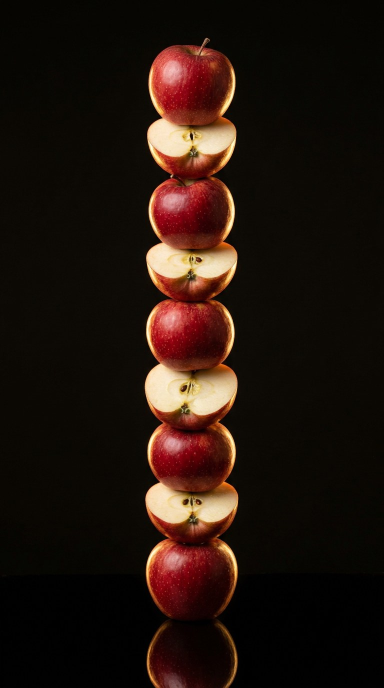
#> input picture production-toolkit/food_library/apple.jpg, 768 x 1376 px, given in place of logo_badge.png, which was not available (shown at 1/2 size)
$ python fuel_chart.py
#> lines starting #> are read from the running program, lines starting #| are printed output that depends on the picture; after the words box and inside, x2 and y2 are one past the last pixel; in counts of white or black regions, pixels touching at a corner belong together; pictures that were not available may be replaced by others from this repository, and a replacement may not be noted
### production-toolkit/mfm.py
"""Shared MFM slide helpers (rebuilt)."""
import os
from PIL import Image, ImageDraw, ImageFont, ImageFilter
KIT = os.path.dirname(os.path.abspath(__file__)) + "/"

W, H = 1080, 1350
HALF = H // 2
GOLD = (224, 160, 58)
DGOLD = (186, 117, 23)
WHITE = (255, 255, 255)
F = KIT + "fonts/"
LOGO = Image.open(KIT + "logo_badge.png").convert("RGBA")
MARK = Image.open(KIT + "logo_mark.png").convert("RGBA")
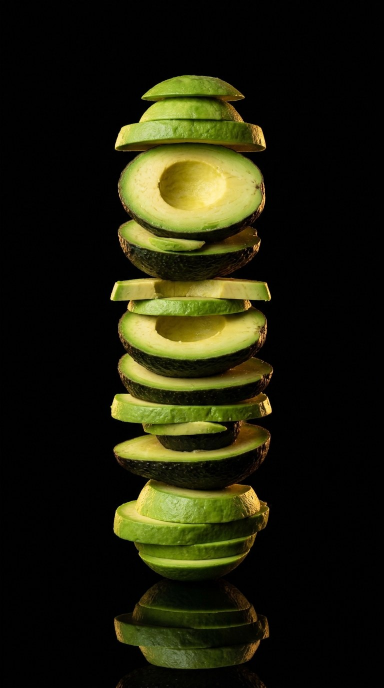
#> input picture production-toolkit/food_library/avocado.jpg, 768 x 1376 px, given in place of logo_mark.png, which was not available (shown at 1/2 size)
END = KIT + "MFM-Follow-End-Card.png"

_RW = {"Regular": 400, "Medium": 500, "Bold": 700, "ExtraBold": 800}

def anton(s): return ImageFont.truetype(F + "Anton.woff", s)
def raleway(s, w="Regular"): return ImageFont.truetype(F + f"Raleway-{_RW.get(w, 400)}.woff", s)
def comic(s): return ImageFont.truetype(F + "ComicNeue-700.woff", s)

# [32 lines left out: functions cover_fit, wrap, pill, logo, mark, not called in this run]

def full(img):
    c = Image.new("RGBA", (W, H), (0, 0, 0, 255))
    c.paste(cover_fit(Image.open(img).convert("RGB"), W, H), (0, 0)); return c

# [23 lines left out: function bubble, not called in this run]

### production-toolkit/fuel_chart.py
import os, sys, json, shutil, subprocess, numpy as np
from PIL import Image, ImageDraw, ImageFilter
from mfm import anton, raleway, logo, pill, W, H, WHITE, GOLD, DGOLD, END
KIT=os.path.dirname(os.path.abspath(__file__))+"/"; K=KIT+"food_library/"; OUT=os.environ.get("OUT","out/MFM-The-Fuel-Chart/"); os.makedirs(OUT,exist_ok=True)
GREY=(160,160,160); LG=(255,214,130)
import functools
@functools.lru_cache(maxsize=None)
def column(name,maxw=124,maxh=560):
    im=Image.open(K+name+".jpg").convert("RGB"); a=np.asarray(im).astype(int)
    lum=a.max(axis=2); h=a.shape[0]
    # food = bright rows in upper ~78% (exclude the reflection under it)
    mask=lum>60; z=mask[:int(h*0.80)]; rows=np.where(z.sum(axis=1)>a.shape[1]*0.06)[0]
    cols=np.where(z[rows.min():rows.max()+1].sum(axis=0)>(rows.max()-rows.min())*0.08)[0]
    y0,y1=rows.min(),rows.max(); x0,x1=cols.min(),cols.max()
    # find base: last row in food zone with substantial width
    crop=im.crop((max(0,x0-6),y0,min(im.width,x1+6),y1+2))
    r=min(maxw/crop.width,500/crop.height); crop=crop.resize((max(1,int(crop.width*r)),max(1,int(crop.height*r))),Image.LANCZOS)
    m=Image.fromarray((np.clip((np.asarray(crop).max(axis=2).astype(float)-18)*6,0,255)).astype(np.uint8)).filter(ImageFilter.GaussianBlur(1.2))
    return crop,m
def bg():
    c=Image.new("RGB",(W,H),(6,6,6)); g=Image.new("L",(W,H),0); d=ImageDraw.Draw(g)
    d.ellipse([-200,520,W+200,1500],fill=110); g=g.filter(ImageFilter.GaussianBlur(160))
    glow=Image.new("RGB",(W,H),(70,46,10)); c=Image.composite(glow,c,g)
    d=ImageDraw.Draw(c); d.rectangle([0,1138,W,H],fill=(10,9,8))
    return c.convert("RGBA")
def ctext(d,t,y,f,col,cx=W/2,stroke=0):
    tw=d.textlength(t,font=f); d.text((cx-tw/2,y),t,font=f,fill=col,stroke_width=stroke,stroke_fill=(0,0,0)); return tw
def fit(d,t,size,maxw,font=anton):
    f=font(size)
    while d.textlength(t,font=f)>maxw: size-=2; f=font(size)
    return f
BASE=1130
def chart(spec,i,n,prog=1.0,save=True):
    c=bg(); d=ImageDraw.Draw(c)
    t1,t2=spec["title"]; ctext(d,t1,150,fit(d,t1,104,1000),WHITE); ctext(d,t2,262,fit(d,t2,104,1000),GOLD)
    ctext(d,spec["sub"],384,fit(d,spec["sub"],32,1000,lambda s:raleway(s,"Bold")),(230,230,230))
    f=raleway(22,"ExtraBold"); bt=spec["basis"].upper();
    # letter-spaced basis line
    tw=sum(d.textlength(ch,font=f)+2 for ch in bt); x=(W-tw)/2
    for ch in bt: d.text((x,432),ch,font=f,fill=GREY); x+=d.textlength(ch,font=f)+2
    items=spec["items"]; k=len(items); cw=W/k
    for j,(img,val,small,label) in enumerate(items):
        cx=cw*j+cw/2
        p=min(max((prog*k*1.0-j*0.55)/1.2,0),1) if prog<1 else 1.0
        e=1-(1-p)**3
        col,m=column(img,int(cw-10))
        hgt=col.height; top=BASE-hgt
        if e>0:
            vis=int(hgt*e)
            if vis>2:
                cc=col.crop((0,hgt-vis,col.width,hgt)); mm=m.crop((0,hgt-vis,col.width,hgt))
                c.paste(cc,(int(cx-col.width/2),BASE-vis),mm)
                rf=col.transpose(Image.FLIP_TOP_BOTTOM).crop((0,0,col.width,min(70,hgt)))
                fade=Image.linear_gradient("L").resize((col.width,rf.height)).point(lambda v:int((255-v)*0.35))
                rm=Image.fromarray((np.asarray(m.transpose(Image.FLIP_TOP_BOTTOM).crop((0,0,col.width,rf.height))).astype(float)*np.asarray(fade)/255).astype(np.uint8))
                if e>0.9: c.paste(rf,(int(cx-col.width/2),BASE+2),rm)
        d=ImageDraw.Draw(c)
        # number + leader line
        numtxt=val if e>=1 else spec.get("fmt",lambda v,e:v)(val,e)
        fv=fit(d,val,50,cw-8); ctext(d,numtxt,478,fv,GOLD,cx)
        fs=raleway(19,"Bold"); ctext(d,small,538,fit(d,small,19,cw-6,lambda s:raleway(s,"Bold")),(210,210,210),cx)
        ly1=top-14 if e>=1 else BASE-int(hgt*e)-14
        d.line([(cx,568),(cx,max(570,ly1))],fill=(150,105,30),width=2); d.ellipse([cx-4,max(570,ly1)-4,cx+4,max(570,ly1)+4],fill=GOLD)
        fl=raleway(21,"ExtraBold"); words=label.upper().split(); lines=[]; cur=""
        for w in words:
            tt=(cur+" "+w).strip()
            if d.textlength(tt,font=fl)<=cw-8: cur=tt
            else: lines.append(cur); cur=w
        lines.append(cur); lines=[l for l in lines if l]
        for li,l in enumerate(lines[:2]): ctext(d,l,1212+li*26,fit(d,l,21,cw-6,lambda s:raleway(s,"ExtraBold")),WHITE,cx)
    ctext(d,spec["src"],1300,raleway(21,"Bold"),GREY)
    logo(c,90,24,18); pill(c,f"{i}/{n}")
    if save: c.convert("RGB").save(f"{OUT}{i:02d}.png")
    return c.convert("RGB")
S=[
 dict(title=("THE MOST PROTEIN","PER BITE"),sub="More protein for every calorie you spend.",basis="grams protein per 100 g cooked · calories",src="Source: USDA FoodData Central",
  items=[("chicken","31g","165 cal","Chicken breast"),("turkey","30g","136 cal","Turkey breast"),("beef","29g","209 cal","Lean beef 93/7"),("shrimp","24g","99 cal","Shrimp"),
         ("tuna","19g","86 cal","Tuna (canned)"),("eggs","13g","155 cal","Eggs"),("gyogurt","10g","59 cal","Greek yogurt"),("cottage","10g","81 cal","Cottage cheese")]),
 dict(title=("CARBS RANKED","BY FIBER"),sub="Same carbs. More fiber keeps you full longer.",basis="fiber per 100 g cooked · carbs · calories",src="Source: USDA FoodData Central",
  items=[("bbeans","8.7g","24g carbs","Black beans"),("sweetpot","3.3g","21g carbs","Sweet potato"),("quinoa","2.8g","21g carbs","Quinoa"),("banana","2.6g","23g carbs","Banana"),
         ("potato","2.2g","21g carbs","Potato (skin on)"),("oatmeal","1.7g","12g carbs","Oatmeal"),("brice","1.6g","26g carbs","Brown rice"),("wrice","0.4g","28g carbs","White rice")]),
 dict(title=("THE MOST FILLING","FOODS"),sub="Same 240 calories. Very different hunger afterward.",basis="satiety index · white bread = 100",src="Source: Holt et al., Eur J Clin Nutr, 1995",
  items=[("potato","323","boiled","Potatoes"),("whitefish","225","baked","White fish"),("oatmeal","209","porridge","Oatmeal"),("orange","202","whole","Oranges"),
         ("apple","197","whole","Apples"),("wwpasta","188","whole wheat","Pasta"),("steak","176","lean","Beef steak"),("bakedbeans","168","","Baked beans")]),
 dict(title=("FOODS FOR YOUR","BLOOD PRESSURE"),sub="Potassium helps balance sodium. Men need 3,400 mg a day.",basis="potassium (mg) per serving",src="Source: USDA FoodData Central",
  items=[("wbeans","1,000","1 cup","White beans"),("potato","930","1 medium","Baked potato"),("spinach","840","1 cup cooked","Spinach"),("gyogurt","620","1 cup","Plain yogurt"),
         ("sweetpot","540","1 medium","Sweet potato"),("salmon","530","3 oz wild","Salmon"),("banana","420","1 medium","Banana"),("avocado","360","1/2 cup","Avocado")]),
 dict(title=("FIBER FOR","YOUR GUT"),sub="Men need about 28–34 grams a day. Start here.",basis="grams of fiber per serving",src="Source: USDA FoodData Central · Dietary Guidelines 2020–2025",
  items=[("lentils","16g","1 cup","Lentils"),("splitpeas","16g","1 cup","Split peas"),("bbeans","15g","1 cup","Black beans"),("chia","10g","1 oz","Chia seeds"),
         ("raspberry","8g","1 cup","Raspberries"),("pear","6g","1 medium","Pear"),("broccoli","5g","1 cup","Broccoli"),("oatmeal","4g","1 cup","Oatmeal")]),
 dict(title=("VITAMIN D","FROM YOUR PLATE"),sub="Melanin lowers how much vitamin D your skin makes from sun.",basis="vitamin d (iu) per serving",src="Source: NIH Office of Dietary Supplements",
  items=[("trout","645","3 oz","Rainbow trout"),("salmon","570","3 oz","Sockeye salmon"),("mushroom","366","1/2 cup","UV mushrooms"),("milk","120","1 cup","Milk (fortified)"),
         ("oj","100","1 cup","OJ (fortified)"),("sardines","46","2 fish","Sardines"),("eggs","44","1 large","Egg"),("tuna","40","3 oz","Tuna (canned)")]),
 dict(title=("OMEGA-3s FOR","YOUR HEART"),sub="EPA + DHA, the omega-3s in fish. Aim for fish twice a week.",basis="grams epa + dha per 3 oz cooked",src="Source: NIH Office of Dietary Supplements",
  items=[("salmon","1.8g","farmed","Atlantic salmon"),("herring","1.7g","","Herring"),("sardines","1.2g","canned","Sardines"),("mackerel","1.0g","Atlantic","Mackerel"),
         ("trout","0.8g","","Rainbow trout"),("shrimp","0.2g","","Shrimp"),("tuna","0.2g","canned light","Tuna")]),
]
N=len(S)+1
if __name__=="__main__":
    for i,s in enumerate(S): chart(s,i+1,N)
#> in bg, `c = Image.new('RGB', (W, H), (6, 6, 6))`: c: PIL image 1080x1350 RGB; every value is 6
#> in bg, `g = Image.new('L', (W, H), 0)`: g: PIL image 1080x1350 L; every value is 0
#> in bg, `return c.convert("RGBA")`:
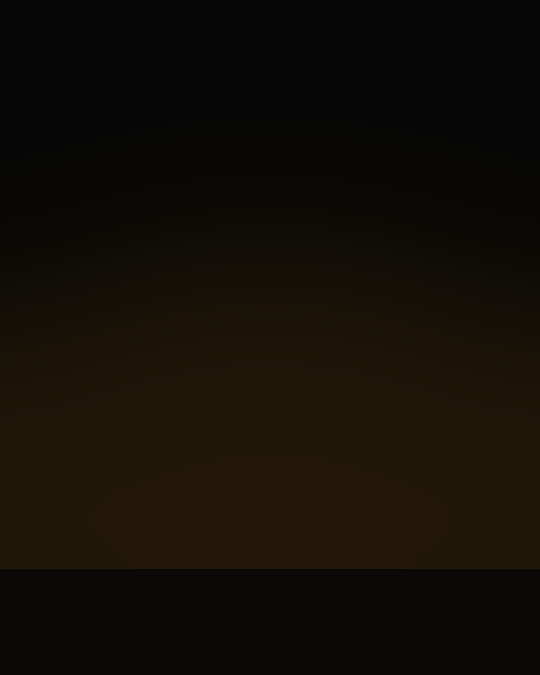
#> returned value: PIL image 1080x1350 RGBA (shown at 1/2 size); mean R, G, B, A 18.2, 13.7, 7.1, 255
#> in chart, `tw = sum((d.textlength(ch, font=f) + 2 for ch in bt))`: tw = 620.8
#> in chart, `x = (W - tw) / 2`: x = 229.6
#> the loop in chart, `for ch in bt: d.text((x,432),ch,font=f,fill=GREY); x+=d.textlength(ch,..` made 41 passes
#> x on passes 1 to 12: 248.6, 265.9, 283, 303.9, 319.9, 328.9, 344.2, 361.5, 380.8, 396.2, 412.1, 420.6
#> after the loop in chart, `for ch in bt: d.text((x,432),ch,font=f,fill=GREY); x+=d.textlength(ch,..`: x = 850.4
#> in column, im is the input picture: PIL image 768x1376 RGB; mean R, G, B 30.8, 30.9, 11.6
#> in column, `mask = lum > 60`:
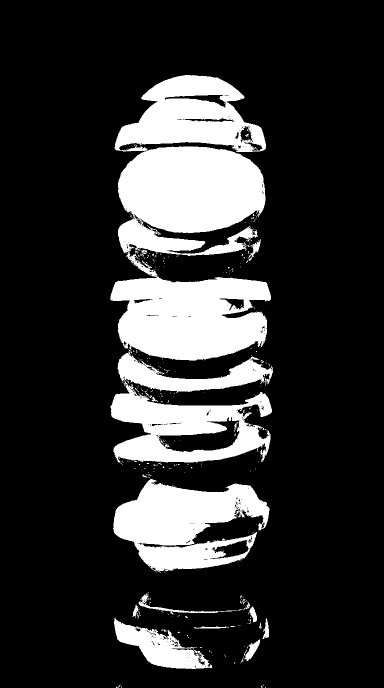
#> mask: shape (1376, 768) bool (shown at 1/2 size); 19.2% white; 321 white regions (301 under 20 px), largest, box (x1, y1, x2, y2) and area: (220, 150, 542, 722) 119326, (226, 958, 539, 1144) 34456, (221, 763, 544, 925) 26332
#> in column, `z = mask[:int(h * 0.8)]`:
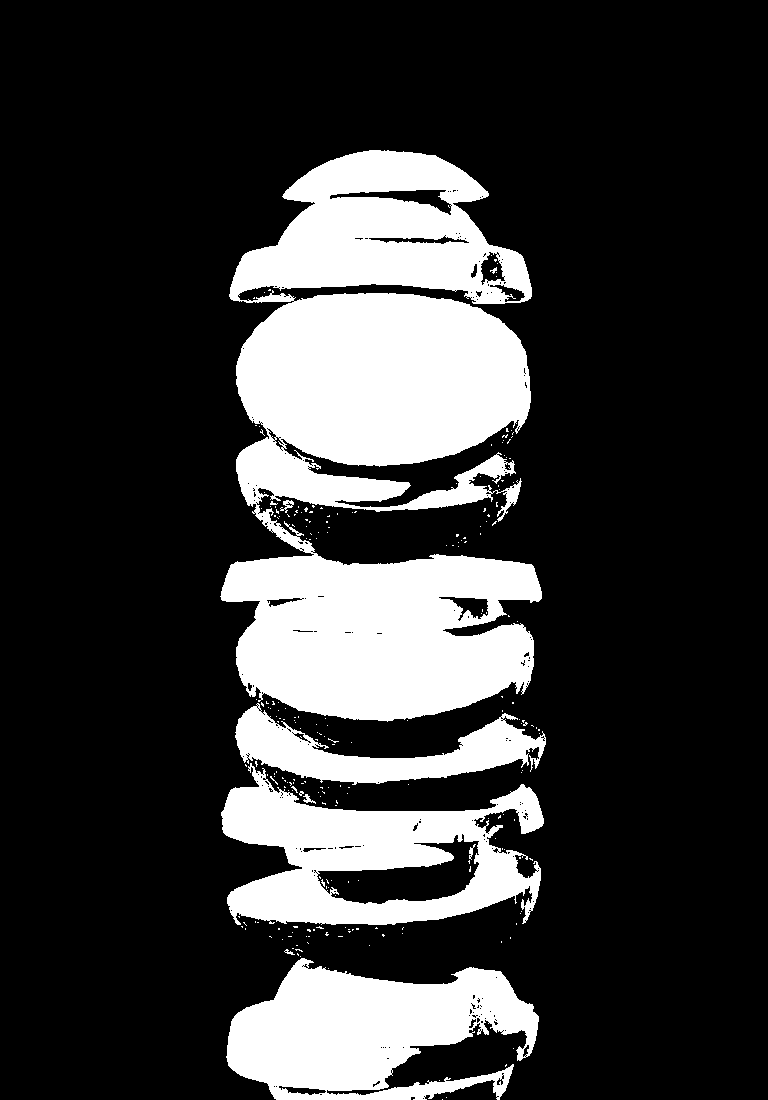
#> z: shape (1100, 768) bool; 21.9% white; 234 white regions (225 under 20 px), largest, box (x1, y1, x2, y2) and area: (220, 150, 542, 722) 119326, (226, 958, 539, 1100) 28042, (221, 763, 544, 925) 26332
#> in column, `rows = np.where(z.sum(axis=1) > a.shape[1] * 0.06)[0]`: rows = 854 values from 152 to 1099
#> in column, `cols=np.where(z[rows.min():rows.max()+1].sum(axis=0)>(rows.max()-rows...`: cols = 313 values from 227 to 539
#> in column, `y0, y1 = (rows.min(), rows.max())`: y0 = 152; y1 = 1099
#> in column, `x0, x1 = (cols.min(), cols.max())`: x0 = 227; x1 = 539
#> in column, `m=Image.fromarray((np.clip((np.asarray(crop).max(axis=2).astype(float)..`:
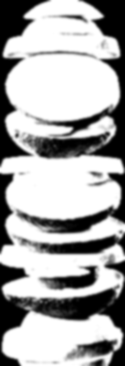
#> m: PIL image 125x366 L; min 0, max 255, mean 169.4
#> in chart, `rf=col.transpose(Image.FLIP_TOP_BOTTOM).crop((0,0,col.width,min(70,hgt..`:
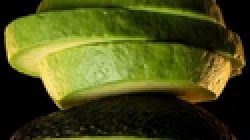
#> rf: PIL image 125x70 RGB (shown 2 times larger); mean R, G, B 72.8, 77.5, 24.3
#> in chart, `rm=Image.fromarray((np.asarray(m.transpose(Image.FLIP_TOP_BOTTOM).crop..`:
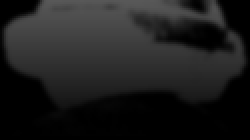
#> rm: PIL image 125x70 L (shown 2 times larger); min 0, max 88, mean 29.8
#> after the loop in chart, `for w in words:`: lines = ['CHICKEN']
#> in chart, `lines = [l for l in lines if l]`: lines = ['CHICKEN', 'BREAST']
#> the loop in chart, `for li,l in enumerate(lines[:2]): ctext(d,l,1212+li*26,fit(d,l,21,cw-6..` made 2 passes
#> (li, l) on passes 1 to 2: (0, 'CHICKEN'), (1, 'BREAST')
#> (the run stopped early here; a loop or call above may not have finished)
